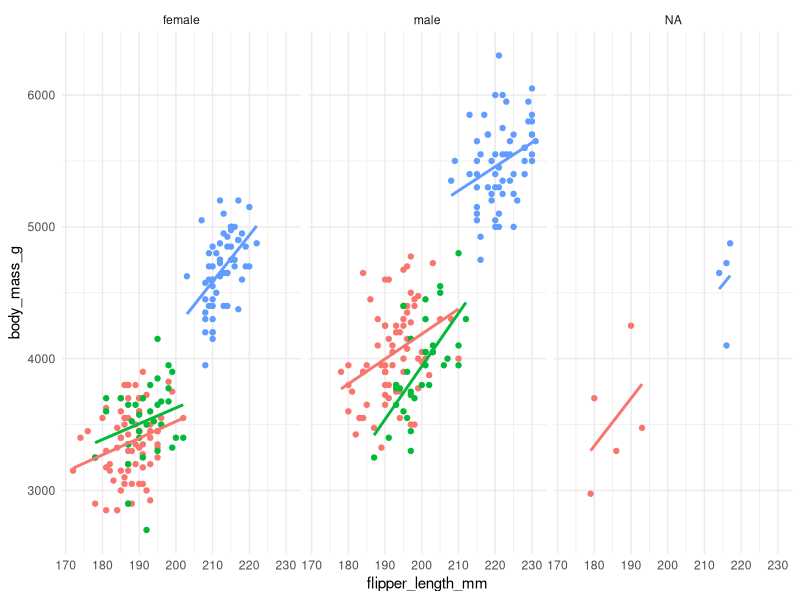
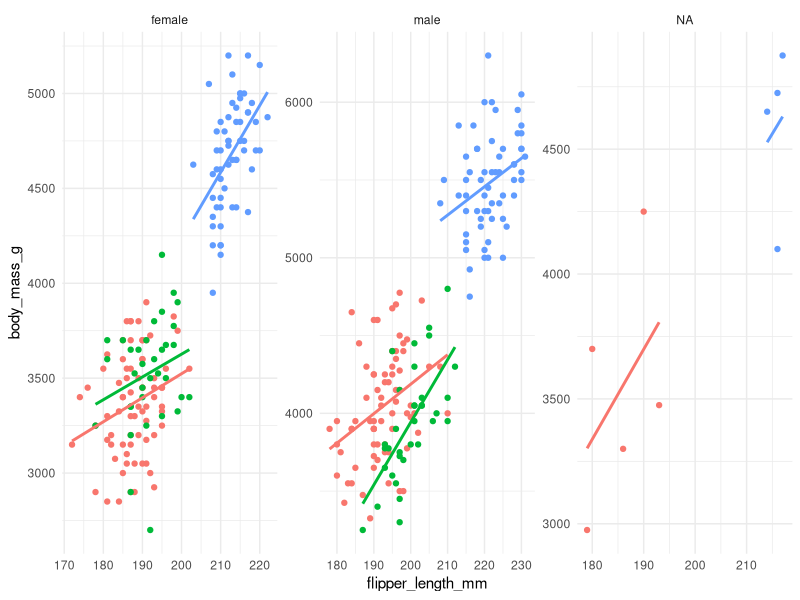

The R source for these figures, in order:

            library(ggplot2)
            library(palmerpenguins)
            built_answer <- tryCatch(
                {
                    set.seed(42)
                    ggplot(penguins, aes(x = flipper_length_mm, y = body_mass_g, colour = species)) + geom_point() + geom_smooth(method = "lm", se = FALSE) + facet_wrap(~ sex) + theme_minimal() + theme(legend.position = "none")
                    suppressWarnings(
                        if (!file.exists("/sandbox/figures/flipper-length_body-mass_scatter_smooth_facet_sex_legend_off_answer.png")) {
                            ggsave(
                                width = 3,
                                height = 3,
                                "/sandbox/figures/flipper-length_body-mass_scatter_smooth_facet_sex_legend_off_answer.png"
                            )
                        }
                    )
                    suppressWarnings(
                        ggplot_build(last_plot())
                    )
                },
                error = function(e) {
                    'ERROR'
                }
            )
            built_submission <- tryCatch(
                {
                    set.seed(42)
                    ggplot(data = penguins, aes(x = flipper_length_mm, y = body_mass_g, color = species)) +
  geom_point() +
  geom_smooth(method = "lm", se = FALSE) +
  facet_wrap(~ sex, scales = "free") +
  theme_minimal() +
  theme(legend.position = "none")
                    suppressWarnings(
                        ggsave(
                            width = 3,
                            height = 3,
                            "figures/flipper-length_body-mass_scatter_smooth_facet_sex_legend_off_submission_qwen.png"
                        )
                    )
                    suppressWarnings(
                        ggplot_build(last_plot())
                    )
                },
                error = function(e) {
                    'ERROR'
                }
            )
            cat(isTRUE(all.equal(built_answer, built_submission)))
        
